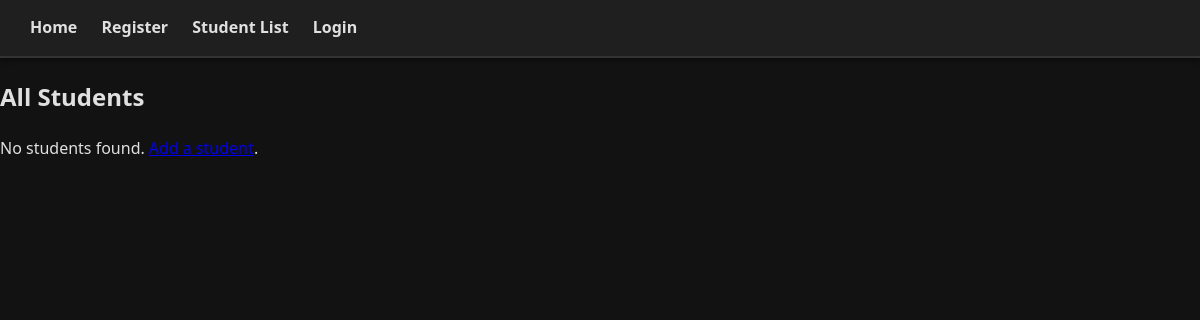
/students/, run on an earlier commit of the app's database.
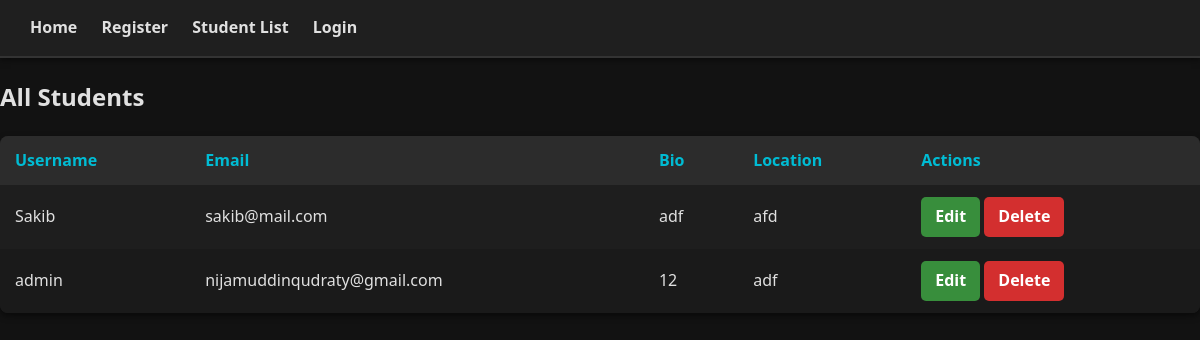
And on a later commit of the database.
### users/models.py (models this page shows, shortened)
class UserProfile(models.Model):
    user = models.OneToOneField(User, on_delete=models.CASCADE)
    bio = models.TextField(blank=True)
    location = models.CharField(max_length=100, blank=True)

### users/views.py (the view)
# urls.py: path('students/', views.student_list, name='student_list'),
def student_list(request):
    students = UserProfile.objects.select_related('user').all()
    return render(request, 'student_list.html', {'students': students})

### templates/student_list.html (shortened to what this page needs)
{% extends 'base.html' %}
{% block content %}
<section class="student-list">
    <h2>All Students</h2>
    {% if students %}
    <table>
        <thead>
            <tr>
                <th>Username</th>
                <th>Email</th>
                <th>Bio</th>
                <th>Location</th>
                <th>Actions</th>
            </tr>
        </thead>
        <tbody>
            {% for student in students %}
            <tr>
                <td>{{ student.user.username }}</td>
                <td>{{ student.user.email }}</td>
                <td>{{ student.bio|default:"-" }}</td>
                <td>{{ student.location|default:"-" }}</td>
                <td>
                    <a href="{% url 'edit_student' student.id %}" class="btn btn-edit">Edit</a>
                    <a href="{% url 'delete_student' student.id %}" class="btn btn-delete">Delete</a>
                </td>
            </tr>
            {% endfor %}
        </tbody>
    </table>
    {% else %}
        <p>No students found. <a href="{% url 'register' %}">Add a student</a>.</p>
    {% endif %}
</section>
{% endblock %}

### templates/base.html (shortened to what this page needs)
<!DOCTYPE html>
<html lang="en">
<head>
    {% load static %}
    <link rel="stylesheet" href="{% static 'css/style.css' %}">
</head>
<body>
<header>
    {% include 'include/nav.html' %}
</header>
<main>
    {% block content %}{% endblock %}
</main>
</body>
</html>

### templates/include/nav.html
<nav>
    <div class="nav-container">
        <a href="{% url 'home' %}">Home</a>
        <a href="{% url 'register' %}">Register</a>
        <a href="{% url 'student_list' %}">Student List</a>
        <a href="{% url 'login'%}">Login</a>
    </div>
</nav>

### static/css/style.css (style rules this page uses)
body { font-family: 'Segoe UI', Tahoma, Geneva, Verdana, sans-serif; background-color: #121212; color: #e0e0e0; margin: 0; padding: 0; line-height: 1.6; }
nav { background-color: #1f1f1f; padding: 15px 30px; box-shadow: 0 2px 6px rgba(0,0,0,0.5); margin-bottom: 20px; border-bottom: 2px solid #333; }
.nav-container a { color: #e0e0e0; text-decoration: none; margin-right: 20px; font-weight: bold; transition: color 0.3s ease; }
table { width: 100%; border-collapse: collapse; background-color: #1e1e1e; border-radius: 8px; overflow: hidden; box-shadow: 0 3px 6px rgba(0,0,0,0.5); }
th, td { padding: 12px 15px; text-align: left; }
th { background-color: #2c2c2c; color: #00bcd4; }
tr:nth-child(even) { background-color: #1a1a1a; }
.btn, button[type="submit"] { padding: 7px 14px; border-radius: 5px; font-weight: bold; text-decoration: none; display: inline-block; cursor: pointer; transition: all 0.2s ease; }
.btn-edit { background-color: #388e3c; color: #fff; }
.btn-delete { background-color: #d32f2f; color: #fff; }

What changed in the data, as far as the page shows it:
added UserProfile: user.username "Sakib", user.email "sakib@mail.com", bio "adf", location "afd"
added UserProfile: user.username "admin", user.email "nijamuddinqudraty@gmail.com", bio "12", location "adf"
Also different on the page:
text no longer shown: "No students found. ."
text now shown: "Username Email Bio Location Actions"
